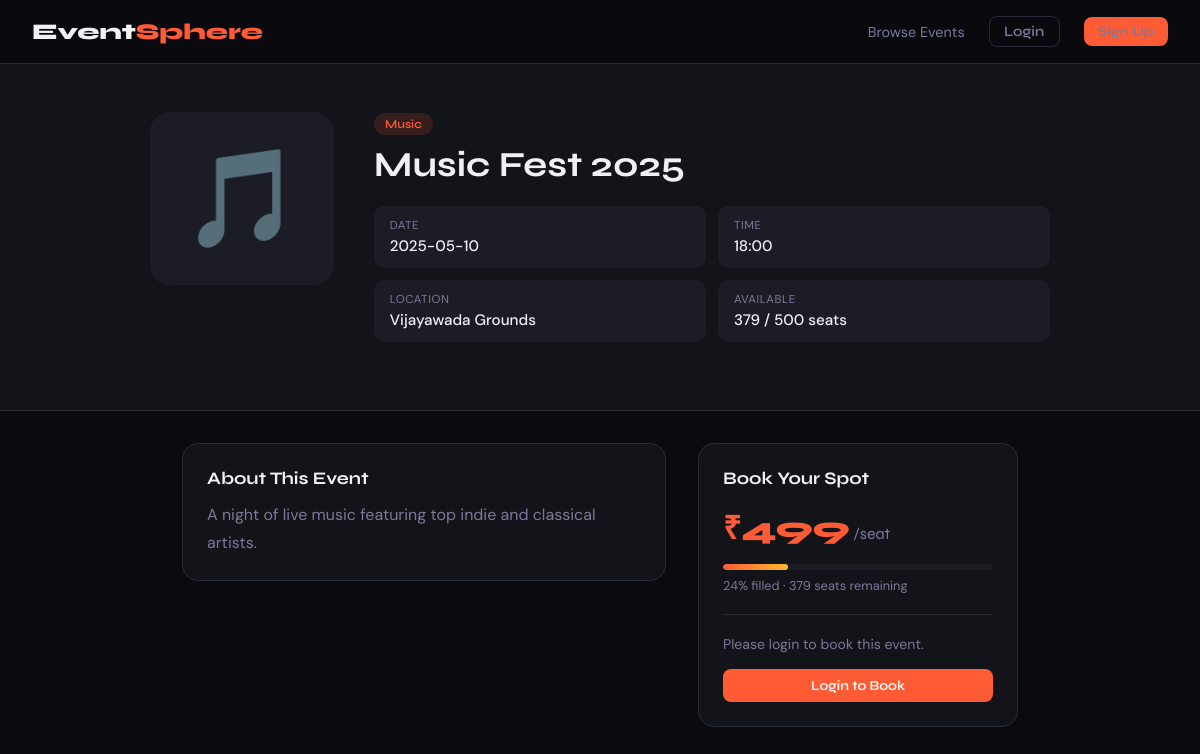
Page /event/e2 on the committed database.
### tables this page shows
CREATE TABLE events (
                id           TEXT PRIMARY KEY,
                title        TEXT NOT NULL,
                category     TEXT NOT NULL,
                date         TEXT NOT NULL,
                time         TEXT NOT NULL,
                location     TEXT NOT NULL,
                description  TEXT NOT NULL,
                price        INTEGER NOT NULL DEFAULT 0,
                total_seats  INTEGER NOT NULL,
                booked_seats INTEGER NOT NULL DEFAULT 0,
                image_emoji  TEXT NOT NULL DEFAULT '🎉',
                organizer    TEXT NOT NULL
            );

### app.py (the view)
@app.route('/event/<event_id>')
def event_detail(event_id):
    event = get_event(event_id)
    if not event:
        flash('Event not found.', 'error')
        return redirect(url_for('index'))
    available = event['total_seats'] - event['booked_seats']
    user_booked = False
    if 'user' in session:
        with get_db() as conn:
            user_booked = conn.execute(
                "SELECT 1 FROM bookings WHERE username=? AND event_id=?",
                (session['user'], event_id)).fetchone() is not None
    return render_template('event_detail.html', event=event, available=available, user_booked=user_booked)

### app.py (called while the page is built)
def get_db():
    conn = sqlite3.connect(DB_PATH)
    conn.row_factory = sqlite3.Row
    return conn

def row_to_dict(row):
    return dict(row) if row else None

def get_event(event_id):
    with get_db() as conn:
        row = conn.execute("SELECT * FROM events WHERE id=?", (event_id,)).fetchone()
    return row_to_dict(row)

### templates/event_detail.html (shortened to what this page needs)
{% extends "base.html" %}
{% block content %}
{% set cat_class = {'Technology':'tag-tech','Music':'tag-music','Business':'tag-business','Workshop':'tag-workshop'} %}
{% set fill = (event.booked_seats / event.total_seats * 100)|int %}
<div class="event-hero">
  <div class="event-hero-inner">
    <div class="event-big-emoji">{{ event.image_emoji }}</div>
    <div class="event-info">
      <span class="tag {{ cat_class.get(event.category, 'tag-other') }}">{{ event.category }}</span>
      <h1>{{ event.title }}</h1>
      <div class="meta-grid">
        <div class="meta-item"><div class="label">Date</div><div class="value">{{ event.date }}</div></div>
        <div class="meta-item"><div class="label">Time</div><div class="value">{{ event.time }}</div></div>
        <div class="meta-item"><div class="label">Location</div><div class="value">{{ event.location }}</div></div>
        <div class="meta-item"><div class="label">Available</div><div class="value">{{ available }} / {{ event.total_seats }} seats</div></div>
      </div>
    </div>
  </div>
</div>
<div class="content-area">
  <div>
    <div class="description-box card" style="padding:1.5rem;">
      <h3>About This Event</h3>
      <p>{{ event.description }}</p>
    </div>
  </div>
  <div class="booking-box">
    <h3>Book Your Spot</h3>
    <div class="big-price {% if event.price == 0 %}free{% endif %}">
      {% if event.price == 0 %}FREE{% else %}₹{{ event.price }}<span style="font-size:1rem; color:var(--muted); font-weight:400;"> /seat</span>{% endif %}
    </div>
    <div class="seats-bar"><div class="seats-fill" style="width:{{ fill }}%"></div></div>
    <div style="font-size:0.8rem; color:var(--muted);">{{ fill }}% filled · {{ available }} seats remaining</div>
    <div class="divider"></div>
    {% if user_booked %}
      <div class="already-booked">✅ You've booked this event!</div>
      <a href="/my-bookings" class="btn btn-outline" style="width:100%; justify-content:center; margin-top:0.75rem;">View My Bookings</a>
    {% elif available == 0 %}
      <div class="sold-out">😢 Sold Out</div>
    {% elif not session.user %}
      <p style="font-size:0.88rem; color:var(--muted); margin-bottom:1rem;">Please login to book this event.</p>
      <a href="/login" class="btn btn-primary" style="width:100%; justify-content:center;">Login to Book</a>
    {% endif %}
  </div>
</div>
{% endblock %}

### templates/base.html (style rules this page uses)
:root { --bg: #0a0a0f; --surface: #13131a; --surface2: #1c1c27; --accent: #ff5c35; --accent2: #ffb830; --text: #f0f0f5; --muted: #7a7a9a; --border: #2a2a3a; --success: #2ecc71; --error: #e74c3c; }
* { margin: 0; padding: 0; box-sizing: border-box; }
body { background: var(--bg); color: var(--text); font-family: 'DM Sans', sans-serif; min-height: 100vh; }
h1,h2,h3,h4 { font-family: 'Syne', sans-serif; }
.btn { display: inline-flex; align-items: center; gap: 0.4rem; padding: 0.5rem 1.2rem; border-radius: 8px; font-family: 'Syne', sans-serif; font-size: 0.85rem; font-weight: 600; cursor: pointer; text-decoration: none; border: none; transition: all 0.2s; }
.btn-primary { background: var(--accent); color: white; }
.card { background: var(--surface); border: 1px solid var(--border); border-radius: 16px; overflow: hidden; transition: all 0.3s; }
.tag { display: inline-block; padding: 0.25rem 0.7rem; border-radius: 20px; font-size: 0.75rem; font-weight: 600; font-family: 'Syne', sans-serif; }
.tag-music { background: rgba(255,92,53,0.15); color: var(--accent); }

### templates/event_detail.html (style rules this page uses)
.event-hero { padding: 3rem 2rem; background: var(--surface); border-bottom: 1px solid var(--border); }
.event-hero-inner { max-width: 900px; margin: 0 auto; display: flex; gap: 2.5rem; align-items: flex-start; flex-wrap: wrap; }
.event-big-emoji { font-size: 6rem; background: var(--surface2); border-radius: 20px; padding: 1.5rem 2rem; flex-shrink: 0; }
.event-info { flex: 1; min-width: 260px; }
.event-info h1 { font-size: clamp(1.5rem, 4vw, 2.2rem); margin: 0.5rem 0; }
.meta-grid { display: grid; grid-template-columns: 1fr 1fr; gap: 0.75rem; margin: 1.25rem 0; }
.meta-item { background: var(--surface2); border-radius: 10px; padding: 0.75rem 1rem; }
.meta-item .label { font-size: 0.72rem; color: var(--muted); text-transform: uppercase; letter-spacing: 0.05em; margin-bottom: 0.2rem; }
.meta-item .value { font-size: 0.95rem; font-weight: 500; }
.content-area { max-width: 900px; margin: 2rem auto; padding: 0 2rem; display: grid; grid-template-columns: 1fr 320px; gap: 2rem; align-items: start; }
.description-box h3 { font-size: 1.1rem; margin-bottom: 0.75rem; }
.description-box p { color: var(--muted); line-height: 1.7; }
.booking-box { background: var(--surface); border: 1px solid var(--border); border-radius: 16px; padding: 1.5rem; position: sticky; top: 84px; }
.booking-box h3 { font-size: 1.1rem; margin-bottom: 1rem; }
.big-price { font-family: 'Syne', sans-serif; font-size: 2rem; font-weight: 800; color: var(--accent); }
.seats-bar { height: 6px; background: var(--surface2); border-radius: 3px; margin: 1rem 0 0.4rem; overflow: hidden; }
.seats-fill { height: 100%; border-radius: 3px; background: linear-gradient(90deg, var(--accent), var(--accent2)); }
.divider { height: 1px; background: var(--border); margin: 1.25rem 0; }

### rows in the picture
events: image_emoji "🎵", category "Music", title "Music Fest 2025", date "2025-05-10", time "18:00", location "Vijayawada Grounds", total_seats "500", description "A night of live music featuring top indie and classical artists.", price "499"

### other values in the picture
{{ available }} "379"
{{ fill }} "24"
